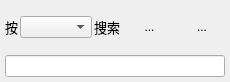
<?xml version="1.0" encoding="UTF-8"?>
<ui version="4.0">
 <class>SearchDialog</class>
 <widget class="QDialog" name="SearchDialog">
  <property name="geometry">
   <rect>
    <x>0</x>
    <y>0</y>
    <width>230</width>
    <height>82</height>
   </rect>
  </property>
  <property name="acceptDrops">
   <bool>true</bool>
  </property>
  <property name="windowTitle">
   <string>搜索</string>
  </property>
  <property name="styleSheet">
   <string notr="true">QLabel{background:transparent;}</string>
  </property>
  <layout class="QGridLayout" name="gridLayout">
   <property name="leftMargin">
    <number>5</number>
   </property>
   <property name="topMargin">
    <number>5</number>
   </property>
   <property name="rightMargin">
    <number>5</number>
   </property>
   <property name="bottomMargin">
    <number>5</number>
   </property>
   <item row="0" column="0">
    <layout class="QHBoxLayout" name="horizontalLayout">
     <property name="spacing">
      <number>2</number>
     </property>
     <item>
      <widget class="QLabel" name="label">
       <property name="font">
        <font>
         <pointsize>10</pointsize>
        </font>
       </property>
       <property name="text">
        <string>&lt;html&gt;&lt;head/&gt;&lt;body&gt;&lt;p&gt;按&lt;/p&gt;&lt;/body&gt;&lt;/html&gt;</string>
       </property>
       <property name="alignment">
        <set>Qt::AlignRight|Qt::AlignTrailing|Qt::AlignVCenter</set>
       </property>
      </widget>
     </item>
     <item>
      <widget class="QComboBox" name="cmb_list">
       <property name="sizePolicy">
        <sizepolicy hsizetype="Preferred" vsizetype="Fixed">
         <horstretch>0</horstretch>
         <verstretch>0</verstretch>
        </sizepolicy>
       </property>
       <property name="minimumSize">
        <size>
         <width>0</width>
         <height>0</height>
        </size>
       </property>
      </widget>
     </item>
     <item>
      <widget class="QLabel" name="label_2">
       <property name="font">
        <font>
         <pointsize>10</pointsize>
        </font>
       </property>
       <property name="text">
        <string>搜索</string>
       </property>
      </widget>
     </item>
    </layout>
   </item>
   <item row="0" column="1">
    <widget class="QToolButton" name="tbtn_search">
     <property name="sizePolicy">
      <sizepolicy hsizetype="Minimum" vsizetype="Minimum">
       <horstretch>0</horstretch>
       <verstretch>0</verstretch>
      </sizepolicy>
     </property>
     <property name="minimumSize">
      <size>
       <width>25</width>
       <height>25</height>
      </size>
     </property>
     <property name="styleSheet">
      <string notr="true">QToolButton{
	background:transparent;
	border:0px;
}
QToolButton:hover{
	background: rgba(255,255,255,170);
}</string>
     </property>
     <property name="text">
      <string>...</string>
     </property>
     <property name="icon">
      <iconset>
       <normaloff>:/icons/tbtn_search.svg</normaloff>:/icons/tbtn_search.svg</iconset>
     </property>
     <property name="iconSize">
      <size>
       <width>22</width>
       <height>22</height>
      </size>
     </property>
    </widget>
   </item>
   <item row="0" column="2">
    <widget class="QToolButton" name="tbtn_cancel">
     <property name="sizePolicy">
      <sizepolicy hsizetype="Minimum" vsizetype="Minimum">
       <horstretch>0</horstretch>
       <verstretch>0</verstretch>
      </sizepolicy>
     </property>
     <property name="minimumSize">
      <size>
       <width>25</width>
       <height>25</height>
      </size>
     </property>
     <property name="styleSheet">
      <string notr="true">QToolButton{
	background:transparent;
	border:0px;
}
QToolButton:hover{
	background: rgba(255,255,255,170);
}</string>
     </property>
     <property name="text">
      <string>...</string>
     </property>
     <property name="icon">
      <iconset>
       <normaloff>:/icons/tbtn_close.svg</normaloff>:/icons/tbtn_close.svg</iconset>
     </property>
     <property name="iconSize">
      <size>
       <width>18</width>
       <height>18</height>
      </size>
     </property>
    </widget>
   </item>
   <item row="1" column="0" colspan="3">
    <widget class="QLineEdit" name="line_text">
     <property name="styleSheet">
      <string notr="true"/>
     </property>
     <property name="clearButtonEnabled">
      <bool>true</bool>
     </property>
    </widget>
   </item>
  </layout>
 </widget>
 <resources/>
 <connections/>
</ui>
